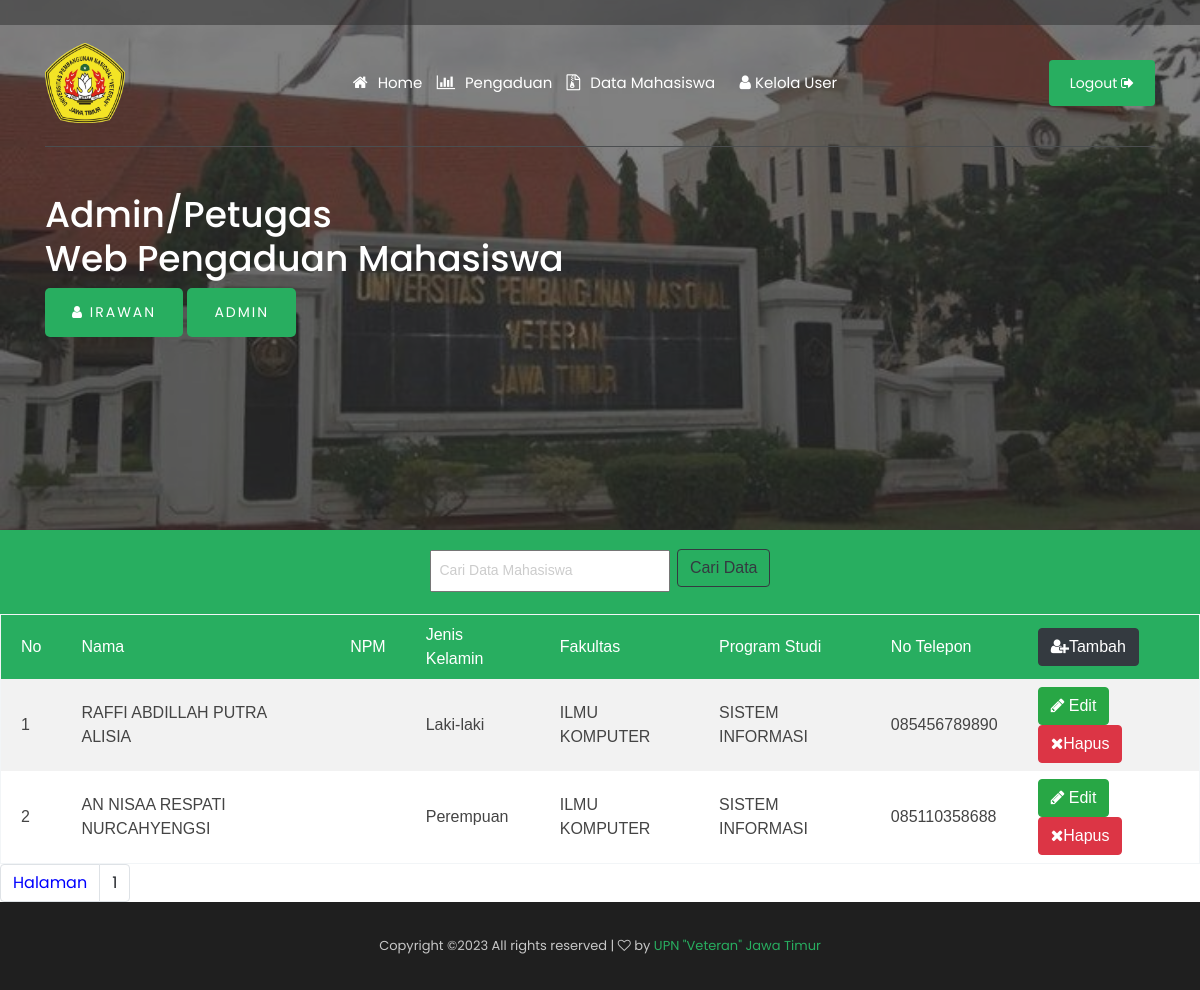
The app's page /data_mahasiswa_ptgs.php (signed in) with its own data.
### tables this page shows
CREATE TABLE
    `data_mahasiswa` (
        `id_mahasiswa` int(11) NOT NULL AUTO_INCREMENT,
        `nama` varchar(50) NOT NULL,
        `jenis_kelamin` varchar(10) NOT NULL,
        `npm` char(16) NOT NULL,
        `fakultas` varchar(50) NOT NULL,
        `program_studi` varchar(50) NOT NULL,
        `no_telp` varchar(12) NOT NULL,
        PRIMARY KEY (`id_mahasiswa`)
    );

### data_mahasiswa_ptgs.php (the view, shortened to what this page needs)
<?php
include 'koneksi.php';
if(!isset ($_SESSION['nama_petugas'])){
	header ("location: index.php");
	}else{
?>
<!doctype html>
<html class="no-js" lang="zxx">
<head>
   <link rel="stylesheet" href="css/bootstrap.min.css">
    <link rel="stylesheet" href="css/owl.carousel.min.css">
    <link rel="stylesheet" href="css/magnific-popup.css">
    <link rel="stylesheet" href="css/font-awesome.min.css">
    <link rel="stylesheet" href="css/style.css">
</head>
<body>
    <header>
        <div class="header-area ">
            <div class="header-top_area d-none d-lg-block">
                <div class="container">
                    <div class="row">
                        <div class="col-xl-6 col-md-6 ">
                        </div>
                        <div class="col-xl-6 col-md-6">
                        </div>
                    </div>
                </div>
            </div>
            <div id="sticky-header" class="main-header-area">
                <div class="container">
                    <div class="header_bottom_border">
                        <div class="row align-items-center">
                            <div class="col-xl-3 col-lg-2">
                                <div class="logo">
                                    <a href="admin_petugas.php">
                                    <img src="img/logoupnbaru.png" alt="" style="width: 80px; height: 80px;">
                                    </a>
                                </div>
                            </div>
                            <div class="col-xl-6 col-lg-7">
                                <div class="main-menu  d-none d-lg-block">
                                    <nav>
                                        <ul id="navigation">
<?php
$level = $_SESSION ['level'] == 'petugas';
if ($level == 'petugas') {
?>
                                     <i class="fa fa-home" style="color:white"><li><a class="active" href="admin_petugas.php">Home</a></li></i>
                                     <i class="fa fa-bar-chart" style="color:white"><li><a class="active" href="data_pengaduan_petugas.php">Pengaduan</a></li></i>
                                     <i class="fa fa-file-archive-o" style="color:white"><li><a class="active" href="data_mahasiswa_ptgs.php">Data Mahasiswa</a></li></i>
                                    <?php }else{ ?>
                                     <i class="fa fa-home" style="color:white"><li><a class="active" href="admin_petugas.php">Home</a></li></i>
                                     <i class="fa fa-bar-chart" style="color:white"><li><a class="active" href="data_pengaduan.php">Pengaduan</a></li></i>
                                     <i class="fa fa-file-archive-o" style="color:white"><li><a class="active" href="data_mahasiswa.php">Data Mahasiswa</a></li></i>
                                     <li><i class="fa fa-user" style="color:white"> <a href="#">Kelola User<i class="ti-angle-down"></i></a></i>
                                            </li>
                                     <?php } ?>
</ul>
                                    </nav>
                                </div>
                            </div>
                            <div class="col-xl-3 col-lg-3 d-none d-lg-block">
                                <div class="Appointment">
                                    <div class="book_btn d-none d-lg-block">
                                        <a href="logout.php" onclick="return confirm('Yakin Ingin Logout?')">Logout <i class="fa fa-sign-out"></i></a>
                                    </div>
                                </div>
                            </div>
                            <div class="col-12">
                            </div>
                        </div>
                    </div>
                </div>
            </div>
        </div>
    </header>
    <div class="slider_area2">
        <div class="slider_active owl-carousel">
            <div class="single_slider  d-flex align-items-center slider_bg_2 overlay2">
                <div class="container">
                    <div class="row">
                        <div class="col-xl-12">
             <div class="slider_text ">
                                <h1 style="color:white">Admin/Petugas<br>
                                    Web Pengaduan Mahasiswa</h1>
                                <div class="video_service_btn">
                                    <a href="#" class="boxed-btn3" style="text-transform: uppercase;"><i class="fa fa-user"></i> <?php echo $_SESSION['nama_petugas']?></a>
                                    <a href="#" class="boxed-btn3" style="text-transform: uppercase;"><?php echo $_SESSION['level']?></a>
                                </div>
                    </div>
                        </div>
                    </div>
                </div>
            </div>
        </div>
    </div>
    <div class="project_area">
    <form action="" method="post" class="tulisan_input2">
					<input type="text" name="cr" placeholder="Cari Data Mahasiswa" style="width:20%; padding:8px; margin-top:5px; margin-bottom:5px" class="form_input" />
					<input type="submit" style="margin-top:10px" class="btn btn-outline-dark my-2 my-sm-0" style="padding:8px" name="cari" value="Cari Data" />
					</form>
    <table class="table1" align="center" width="100%">
		<tr>
			<th>No</th>
			<th>Nama</th>
			<th>NPM</th>
			<th>Jenis Kelamin</th>
            <th>Fakultas</th>
            <th>Program Studi</th>
            <th>No Telepon</th>
            <th><a class="btn btn-dark" style="float:left;" href="tambah_data_mahasiswa_ptgs.php" role="button"><i class="fa fa-user-plus"></i>Tambah</a></th>
</tr>
<?php
$batas =6;
$halaman = @$_GET['halaman'];
if(empty($halaman)){
	$posisi = 0;
	$halaman = 1;
    }
	else{
		$posisi = ($halaman-1) * $batas;
	}
$no =1 +$posisi;
$cari = $_POST ['cr'];
if ($cari !=''){
$query = mysqli_query ($conn, "SELECT * FROM data_mahasiswa WHERE NPM LIKE '%".$cari."%'
	OR nama LIKE '%".$cari."%' OR alamat LIKE '%".$cari."%'");}else{
	$query = mysqli_query ($conn, "SELECT * FROM data_mahasiswa LIMIT $posisi,$batas");
}
if (mysqli_num_rows ($query)){
while ($data = mysqli_fetch_array($query)){
?>
<tr>
<td><?php echo $no++ ?></td>
<td><?php echo $data['nama'] ?></td>
<td><?php echo $data['NPM'] ?></td>
<td><?php echo $data['jenis_kelamin'] ?></td>
<td><?php echo $data['fakultas'] ?></td>
<td><?php echo $data['program_studi'] ?></td>
<td><?php echo $data['no_telp'] ?></td>
<td colspan="2">
<a class="btn btn-success" href="edit_data_mahasiswa.php?id=<?php echo $data['id_mahasiswa'] ?>" role="button"><i class="fa fa-pencil"></i> Edit</a>
<a onClick="return confirm('Yakin Ingin Menghapus?')" class="btn btn-danger" href="hapus_data_mahasiswa_ptgs.php?idd=<?php echo $data['id_mahasiswa'] ?>" role="button"><i class="fa fa-remove"></i>Hapus</a>
</form></td>
</tr>
<?php }}else{
	echo '<tr><td colspan="8" align="center">TIDAK ADA DATA!!!</td></tr>';
}?>
</table>
<?php
	$query2		= mysqli_query($conn, "SELECT * FROM data_mahasiswa");
	$jmldata	= mysqli_num_rows($query2);
	$jmlhalaman	= ceil($jmldata/$batas);
?>
<nav aria-label="page navigation example">
<ul class="pagination">
<li class="page-item"><a class="page-link" style="color:blue">Halaman</a></li>
	<?php
	for($i=1;$i<=$jmlhalaman;$i++)
	if ($i != $halaman){
		echo "<li class='page-item'><a class='page-link' href=\"data_mahasiswa_ptgs.php?halaman=$i\">$i</a></li>";
	}
	else{
		echo " <li class='page-item'><a class='page-link'>$i</a></li>";
	}
	?>
    </div>
    <footer class="footer">
        <div class="copy-right_text">
            <div class="container">
                <div class="footer_border"></div>
                <div class="row">
                    <div class="col-xl-12">
                        <p class="copy_right text-center">
Copyright &copy;<script>document.write(new Date().getFullYear());</script> All rights reserved | <i class="fa fa-heart-o" aria-hidden="true"></i> by <a href="#" target="_blank">UPN "Veteran" Jawa Timur</a>
                        </p>
                    </div>
                </div>
            </div>
        </div>
    </footer>
</body>
</html>
<?php } ?>

### records on screen
data_mahasiswa: nama "RAFFI ABDILLAH PUTRA ALISIA", jenis_kelamin "Laki-laki", fakultas "ILMU KOMPUTER", program_studi "SISTEM INFORMASI", no_telp "085456789890"
data_mahasiswa: nama "AN NISAA RESPATI NURCAHYENGSI", jenis_kelamin "Perempuan", fakultas "ILMU KOMPUTER", program_studi "SISTEM INFORMASI", no_telp "085110358688"

### other values on screen
$_SESSION['nama_petugas'] "IRAWAN"
$_SESSION['level'] "ADMIN"
